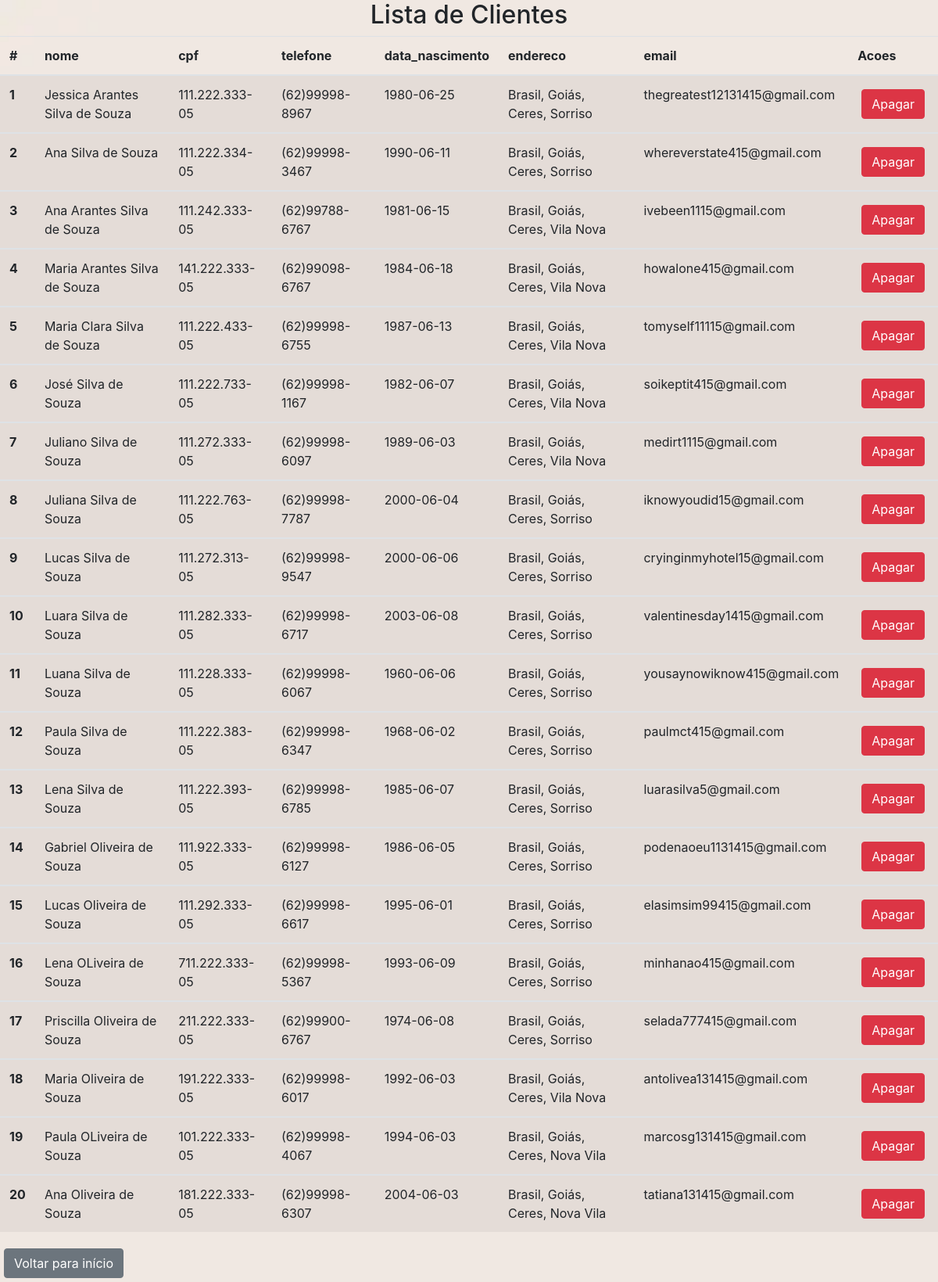
Page /listarCliente.php (signed in) on the committed database.
### tables this page shows
CREATE TABLE IF NOT EXISTS `cliente` (
  `idcliente` INT(11) NOT NULL AUTO_INCREMENT,
  `nome` VARCHAR(50) NOT NULL,
  `cpf` VARCHAR(14) NOT NULL,
  `telefone` VARCHAR(14) NOT NULL,
  `data_nascimento` DATE NOT NULL,
  `endereco` VARCHAR(100) NULL DEFAULT NULL,
  `email` VARCHAR(45) NULL DEFAULT NULL,
  PRIMARY KEY (`idcliente`),
  UNIQUE INDEX `cpf_UNIQUE` (`cpf` ASC) VISIBLE,
  UNIQUE INDEX `telefone_UNIQUE` (`telefone` ASC) VISIBLE);

### public/listarCliente.php (the view, shortened to what this page needs)
<!DOCTYPE html>
<html lang="en">
<head>
    <link rel="stylesheet" href="./css/bootstrap.css">
    <link rel = "stylesheet" href="./css/estilo.css">
</head>
<body class="listar">
    <h2>Lista de Clientes</h2>
    <table class= "table table-striped">
        <thead>
            <tr>
                <th scope= "col">#</th>
                <th scope= "col">nome</th>
                <th scope= "col">cpf</th>
                <th scope= "col">telefone</th>
                <th scope= "col">data_nascimento</th>
                <th scope= "col">endereco</th>
                <th scope= "col">email</th>
                <th scope= "col"> Acoes</th>
            </tr>
        </thead>
        <?php
        require_once "../controle/conexao.php";
        $sql = "SELECT * FROM cliente";
        $resultados = mysqli_query($conexao, $sql);
        $i = 0;
        while ($linha = mysqli_fetch_array($resultados)) {
            $i++;
            $nome = $linha['nome'];
            $cpf = $linha['cpf'];
            $telefone = $linha['telefone'];
            $data_nascimento = $linha['data_nascimento'];
            $endereco = $linha['endereco'];
            $email = $linha['email'];
            echo "<tbody>";
            echo "<tr>";
            echo "<th scope= 'row'>$i</th>";
            echo "<td>$nome</td>";
            echo "<td>$cpf</td>";
            echo "<td>$telefone</td>";
            echo "<td>$data_nascimento</td>";
            echo "<td>$endereco</td>";
            echo "<td>$email</td>";
            echo "<td><a href='../controle/deletarCliente.php?id=$id' class='btn btn-danger'>Apagar</a></td>";
            echo "</tr>";
            echo "</tbody>";
        }
        ?>
    </table>
    <a href= "home.php" class="btn btn-secondary float-start">Voltar para início</a>
</body>
</html>

### public/css/estilo.css (style rules this page uses)
body { background-image: url('../assets/wallpaper.jpg'); background-size: cover; max-width: 100%; }
a { margin: 5px; }
h2 { text-align: center; }
.listar { background-image: url('/wallpaperinfinito.jpg'); background-size: cover; max-width: 100%; }

### rows in the picture
cliente: nome "Jessica Arantes Silva de Souza", cpf "111.222.333-05", telefone "(62)99998-8967", data_nascimento "1980-06-25", endereco "Brasil, Goiás, Ceres, Sorriso", email "thegreatest12131415@gmail.com"
cliente: nome "Ana Silva de Souza", cpf "111.222.334-05", telefone "(62)99998-3467", data_nascimento "1990-06-11", endereco "Brasil, Goiás, Ceres, Sorriso", email "whereverstate415@gmail.com"
cliente: nome "Ana Arantes Silva de Souza", cpf "111.242.333-05", telefone "(62)99788-6767", data_nascimento "1981-06-15", endereco "Brasil, Goiás, Ceres, Vila Nova", email "ivebeen1115@gmail.com"
cliente: nome "Maria Arantes Silva de Souza", cpf "141.222.333-05", telefone "(62)99098-6767", data_nascimento "1984-06-18", endereco "Brasil, Goiás, Ceres, Vila Nova", email "howalone415@gmail.com"
cliente: nome "Maria Clara Silva de Souza", cpf "111.222.433-05", telefone "(62)99998-6755", data_nascimento "1987-06-13", endereco "Brasil, Goiás, Ceres, Vila Nova", email "tomyself11115@gmail.com"
cliente: nome "José Silva de Souza", cpf "111.222.733-05", telefone "(62)99998-1167", data_nascimento "1982-06-07", endereco "Brasil, Goiás, Ceres, Vila Nova", email "soikeptit415@gmail.com"
cliente: nome "Juliano Silva de Souza", cpf "111.272.333-05", telefone "(62)99998-6097", data_nascimento "1989-06-03", endereco "Brasil, Goiás, Ceres, Vila Nova", email "medirt1115@gmail.com"
cliente: nome "Juliana Silva de Souza", cpf "111.222.763-05", telefone "(62)99998-7787", data_nascimento "2000-06-04", endereco "Brasil, Goiás, Ceres, Sorriso", email "iknowyoudid15@gmail.com"
cliente: nome "Lucas Silva de Souza", cpf "111.272.313-05", telefone "(62)99998-9547", data_nascimento "2000-06-06", endereco "Brasil, Goiás, Ceres, Sorriso", email "cryinginmyhotel15@gmail.com"
cliente: nome "Luara Silva de Souza", cpf "111.282.333-05", telefone "(62)99998-6717", data_nascimento "2003-06-08", endereco "Brasil, Goiás, Ceres, Sorriso", email "valentinesday1415@gmail.com"
cliente: nome "Luana Silva de Souza", cpf "111.228.333-05", telefone "(62)99998-6067", data_nascimento "1960-06-06", endereco "Brasil, Goiás, Ceres, Sorriso", email "yousaynowiknow415@gmail.com"
cliente: nome "Paula Silva de Souza", cpf "111.222.383-05", telefone "(62)99998-6347", data_nascimento "1968-06-02", endereco "Brasil, Goiás, Ceres, Sorriso", email "paulmct415@gmail.com"
cliente: nome "Lena Silva de Souza", cpf "111.222.393-05", telefone "(62)99998-6785", data_nascimento "1985-06-07", endereco "Brasil, Goiás, Ceres, Sorriso", email "luarasilva5@gmail.com"
cliente: nome "Gabriel Oliveira de Souza", cpf "111.922.333-05", telefone "(62)99998-6127", data_nascimento "1986-06-05", endereco "Brasil, Goiás, Ceres, Sorriso", email "podenaoeu1131415@gmail.com"
cliente: nome "Lucas Oliveira de Souza", cpf "111.292.333-05", telefone "(62)99998-6617", data_nascimento "1995-06-01", endereco "Brasil, Goiás, Ceres, Sorriso", email "elasimsim99415@gmail.com"
cliente: nome "Lena OLiveira de Souza", cpf "711.222.333-05", telefone "(62)99998-5367", data_nascimento "1993-06-09", endereco "Brasil, Goiás, Ceres, Sorriso", email "minhanao415@gmail.com"
cliente: nome "Priscilla Oliveira de Souza", cpf "211.222.333-05", telefone "(62)99900-6767", data_nascimento "1974-06-08", endereco "Brasil, Goiás, Ceres, Sorriso", email "selada777415@gmail.com"
cliente: nome "Maria Oliveira de Souza", cpf "191.222.333-05", telefone "(62)99998-6017", data_nascimento "1992-06-03", endereco "Brasil, Goiás, Ceres, Vila Nova", email "antolivea131415@gmail.com"
cliente: nome "Paula OLiveira de Souza", cpf "101.222.333-05", telefone "(62)99998-4067", data_nascimento "1994-06-03", endereco "Brasil, Goiás, Ceres, Nova Vila", email "marcosg131415@gmail.com"
cliente: nome "Ana Oliveira de Souza", cpf "181.222.333-05", telefone "(62)99998-6307", data_nascimento "2004-06-03", endereco "Brasil, Goiás, Ceres, Nova Vila", email "tatiana131415@gmail.com"
